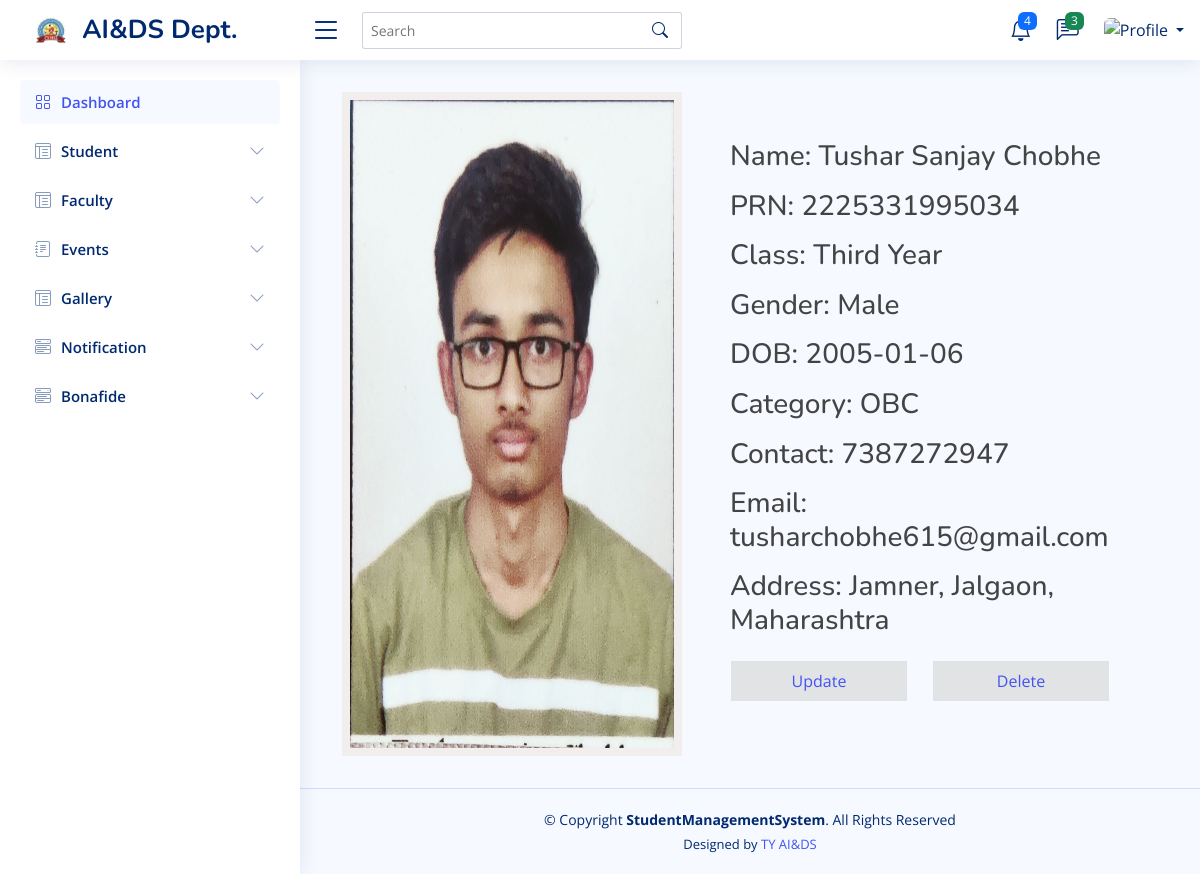
The app's page /manageView-student.php?myVar=2225331995034 (signed in) with its own data.
### tables this page shows
CREATE TABLE `studentdata` (
  `PRN` bigint(255) NOT NULL,
  `fullName` varchar(255) NOT NULL,
  `Class` varchar(255) NOT NULL,
  `Gender` varchar(255) NOT NULL,
  `DOB` date NOT NULL,
  `Category` varchar(255) NOT NULL,
  `Contact` bigint(255) NOT NULL,
  `Email` varchar(255) NOT NULL,
  `collegeHostel` varchar(255) NOT NULL,
  `busFacility` varchar(255) NOT NULL,
  `Address` varchar(255) NOT NULL,
  `password` varchar(255) NOT NULL,
  `photo` varchar(255) NOT NULL
);

### manageView-student.php (the view, shortened to what this page needs)
<?php
  include("header.php");
  include("sidebar.php");
?>
<link rel="stylesheet" href="style.css">
<main id="main" class="main">
<div class="container">
      <div class="row">
      <?php
          include("connection.php");
          $myVar = $_GET["myVar"];
          $myQuery = "SELECT * FROM studentdata  where PRN='".$myVar."'";
          $result = $conn->query($myQuery);
          if( $result->num_rows > 0)
          {
              while($row = $result->fetch_assoc())
              {
                  $prn = $row["PRN"];
                  $fullname = $row["fullName"];
                  $class = $row["Class"];
                  $gender = $row["Gender"];
                  $dob = $row["DOB"];
                  $category = $row["Category"];
                  $contact = $row["Contact"];
                  $email = $row["Email"];
                  $address = $row["Address"];
                  $ph = $row["photo"];
                  echo '
                  <div class="container">
                      <div class="m-1">
                          <div class="row p-2">
                              <div class="myCard p-2 col-md-5" style="text-align: center;">
                                  <img src="uploads/student/'.$ph.'" class="img-fluid mb-2" style="height: 100%; width: 100%;" alt="">
                              </div>
                              <div class="col-md-7 p-5">
                                  <h3>
                                      <p>Name: '.$fullname.'</p>
                                      <p>PRN: '.$prn.'</p>
                                      <p>Class: '.$class.'</p>
                                      <p>Gender: '.$gender.'</p>
                                      <p>DOB: '.$dob.'</p>
                                      <p>Category: '.$category.'</p>
                                      <p>Contact: '.$contact.'</p>
                                      <p>Email: '.$email.'</p>
                                      <p>Address: '.$address.'</p>
                                  </h3>
                                  <div class="row mt-2">
                                      <div class="btn col-md-6">
                                          <div class="p-2 bg-secondary-light">
                                              <a href="manageStudent-edit.php?myVar='.$prn.'">Update</a>
                                          </div>
                                      </div>
                                      <div class="btn col-md-6">
                                          <div class="p-2 bg-secondary-light">
                                              <a href="manageStudent-delete.php?myVar='.$prn.'">Delete</a>
                                          </div>
                                      </div>
                                  </div>
                              </div>
                          </div>
                  </div>
                  </div>
                  ';
                  break;
              }
          }
          else
          {
              echo "Not found";
          }
      ?>
  </div>
  </div>
</main>
<?php
  include("footer.php");
?>

### assets/css/style.css (style rules this page uses)
:root { scroll-behavior: smooth; }
body { font-family: "Open Sans", sans-serif; background: #f6f9ff; color: #444444; }
a { color: #4154f1; text-decoration: none; }
h1, h2, h3, h4, h5, h6 { font-family: "Nunito", sans-serif; }
#main { margin-top: 60px; padding: 20px 30px; transition: all 0.3s; }
.bg-secondary-light { background-color: #e2e3e5; border-color: #e2e3e5; }
@media (min-width: 1200px) { #main, #footer { margin-left: 300px; } }

### style.css (style rules this page uses)
.myCard { background-color: rgb(242, 238, 238); }

### records on screen
studentdata: photo (picture), fullName "Tushar Sanjay Chobhe", PRN "2225331995034", Class "Third Year", Gender "Male", DOB "2005-01-06", Category "OBC", Contact "7387272947", Email "tusharchobhe615@gmail.com", Address "Jamner, Jalgaon, Maharashtra"
